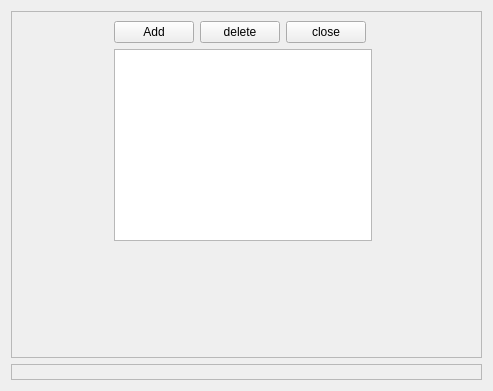
<?xml version="1.0" encoding="UTF-8"?>
<ui version="4.0">
 <class>FileWindow</class>
 <widget class="QWidget" name="FileWindow">
  <property name="geometry">
   <rect>
    <x>0</x>
    <y>0</y>
    <width>493</width>
    <height>391</height>
   </rect>
  </property>
  <property name="windowTitle">
   <string>OpenPIV</string>
  </property>
  <property name="locale">
   <locale language="English" country="Israel"/>
  </property>
  <layout class="QGridLayout" name="gridLayout_2">
   <item row="1" column="0">
    <widget class="QLabel" name="image">
     <property name="frameShape">
      <enum>QFrame::StyledPanel</enum>
     </property>
     <property name="frameShadow">
      <enum>QFrame::Raised</enum>
     </property>
     <property name="text">
      <string/>
     </property>
     <property name="pixmap">
      <pixmap>images/openpiv_logo.png</pixmap>
     </property>
     <property name="scaledContents">
      <bool>false</bool>
     </property>
     <property name="alignment">
      <set>Qt::AlignCenter</set>
     </property>
    </widget>
   </item>
   <item row="0" column="0">
    <widget class="QFrame" name="file_frame">
     <property name="frameShape">
      <enum>QFrame::StyledPanel</enum>
     </property>
     <property name="frameShadow">
      <enum>QFrame::Raised</enum>
     </property>
     <layout class="QGridLayout" name="gridLayout">
      <item row="0" column="0">
       <spacer name="horizontalSpacer_4">
        <property name="orientation">
         <enum>Qt::Horizontal</enum>
        </property>
        <property name="sizeHint" stdset="0">
         <size>
          <width>97</width>
          <height>20</height>
         </size>
        </property>
       </spacer>
      </item>
      <item row="0" column="1">
       <widget class="QPushButton" name="add_button">
        <property name="locale">
         <locale language="English" country="Israel"/>
        </property>
        <property name="text">
         <string>Add</string>
        </property>
       </widget>
      </item>
      <item row="0" column="2">
       <widget class="QPushButton" name="delete_button">
        <property name="text">
         <string>delete</string>
        </property>
       </widget>
      </item>
      <item row="0" column="3">
       <widget class="QPushButton" name="close_button">
        <property name="text">
         <string>close</string>
        </property>
       </widget>
      </item>
      <item row="0" column="4" colspan="2">
       <spacer name="horizontalSpacer">
        <property name="orientation">
         <enum>Qt::Horizontal</enum>
        </property>
        <property name="sizeHint" stdset="0">
         <size>
          <width>40</width>
          <height>20</height>
         </size>
        </property>
       </spacer>
      </item>
      <item row="1" column="0">
       <spacer name="horizontalSpacer_3">
        <property name="orientation">
         <enum>Qt::Horizontal</enum>
        </property>
        <property name="sizeHint" stdset="0">
         <size>
          <width>97</width>
          <height>20</height>
         </size>
        </property>
       </spacer>
      </item>
      <item row="1" column="1" colspan="4">
       <widget class="QListView" name="file_list"/>
      </item>
      <item row="1" column="5">
       <spacer name="horizontalSpacer_2">
        <property name="orientation">
         <enum>Qt::Horizontal</enum>
        </property>
        <property name="sizeHint" stdset="0">
         <size>
          <width>97</width>
          <height>20</height>
         </size>
        </property>
       </spacer>
      </item>
      <item row="2" column="3">
       <spacer name="verticalSpacer">
        <property name="orientation">
         <enum>Qt::Vertical</enum>
        </property>
        <property name="sizeHint" stdset="0">
         <size>
          <width>20</width>
          <height>37</height>
         </size>
        </property>
       </spacer>
      </item>
     </layout>
    </widget>
   </item>
  </layout>
 </widget>
 <resources/>
 <connections/>
</ui>
